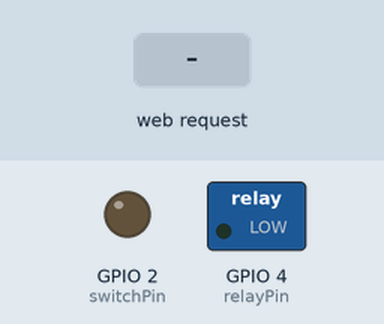
This sketch was run on a simulated ESP32. On the bench: switched loads named in the sketch (green lamp = pin HIGH), output pins drawn as LEDs (lit = HIGH). The inputs (shaded band) are chosen by the test bench. WiFi joins after 1.5 s; servers stay silent unless stated; what the sketch prints to the serial monitor is not drawn.

Above: at 2.7 s.
2.8 s: HTTP request GET /toggle received
At 4.0 s:
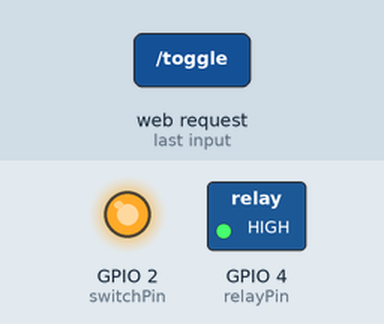
Timing chart, 0 to 5.8 s (numbered marks = the images above; inputs shaded):
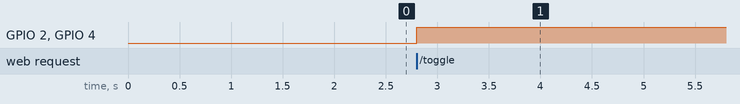

Measured:
- after the input at 2.8 s, GPIO 2 (switchPin), GPIO 4 (relayPin): LOW → HIGH at once

The sketch:

esp32_client.ino
```cpp
//Code that is uploaded to the esp32 through Ardino IDE
//
//
//

#include <WiFi.h>
#include <WebServer.h>

const char* ssid = "admin";
const char* password = "admin";

WebServer server(80);

const int switchPin = 2;  // GPIO pin connected to your switch
const int relayPin = 4;  // GPIO pin connected to your switch


bool switchState = false;

void handleToggle() {
  switchState = !switchState;
  digitalWrite(switchPin, switchState ? HIGH : LOW);
  digitalWrite(relayPin, switchState ? HIGH : LOW);


  server.send(200, "text/plain", switchState ? "ON" : "OFF");
}

void setup() {
  Serial.begin(115200);
  pinMode(switchPin, OUTPUT);
  pinMode(relayPin, OUTPUT);
  digitalWrite(relayPin, LOW);
  digitalWrite(switchPin, LOW);

  WiFi.begin(ssid, password);
  Serial.print("Connecting to WiFi");
  while (WiFi.status() != WL_CONNECTED) {
    delay(500);
    Serial.print(".");
  }
  Serial.println("\nWiFi connected!");
  Serial.print("IP address: ");
  Serial.println(WiFi.localIP());

  server.on("/toggle", handleToggle);
  server.begin();
  Serial.println("HTTP server started");
}

void loop() {
  server.handleClient();
}
```
